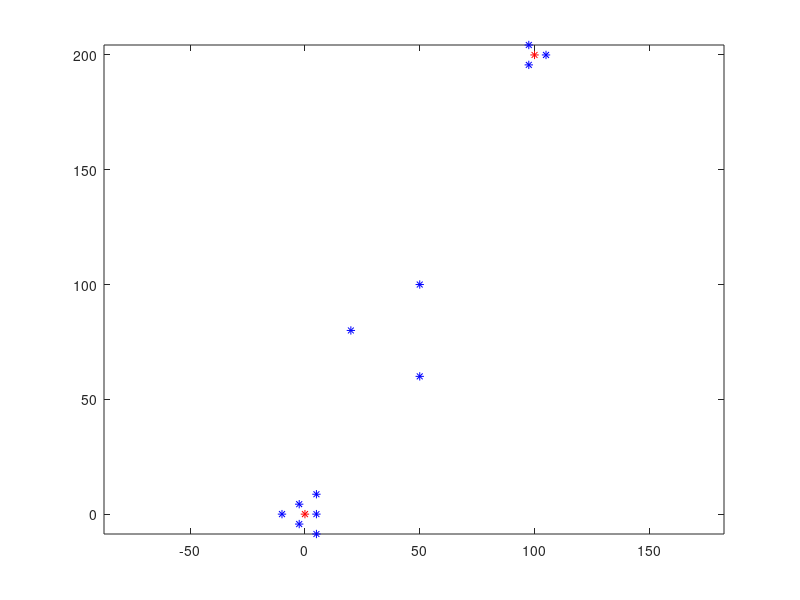

Recreate this plot in MATLAB.
landing_site = [100;200;0];

marker_data = [];
n = 3;
r = 5;
for i = 1:n
    theta = (2*pi)/n;
    marker = [r*cos(theta*i); r*sin(theta*i); 0.5];
    marker_data = [marker_data, marker];
end
n = 3;
r = 5;
for i = 1:n
    theta = (2*pi)/n;
    marker = [landing_site(1) + r*cos(theta*i); landing_site(2) + r*sin(theta*i); 0.5];
    marker_data = [marker_data, marker];
end
n = 3;
r = 10;
for i = 1:n
    theta = (2*pi)/n;
    marker = [r*cos(theta*i + pi/3); r*sin(theta*i + pi/3); 0.5];
    marker_data = [marker_data, marker];
end

marker_data = [marker_data, [50;60;0.5]];
marker_data = [marker_data, [50;100;0.5]];
marker_data = [marker_data, [20;80;0.5]];

visualize = true;
N = size(marker_data, 2);
if visualize
    for i=1:N
        plot(marker_data(1,i),marker_data(2,i),'b*')
        hold on
    end
end

plot(0,0,'r*')
plot(landing_site(1),landing_site(2),'r*')

axis equal